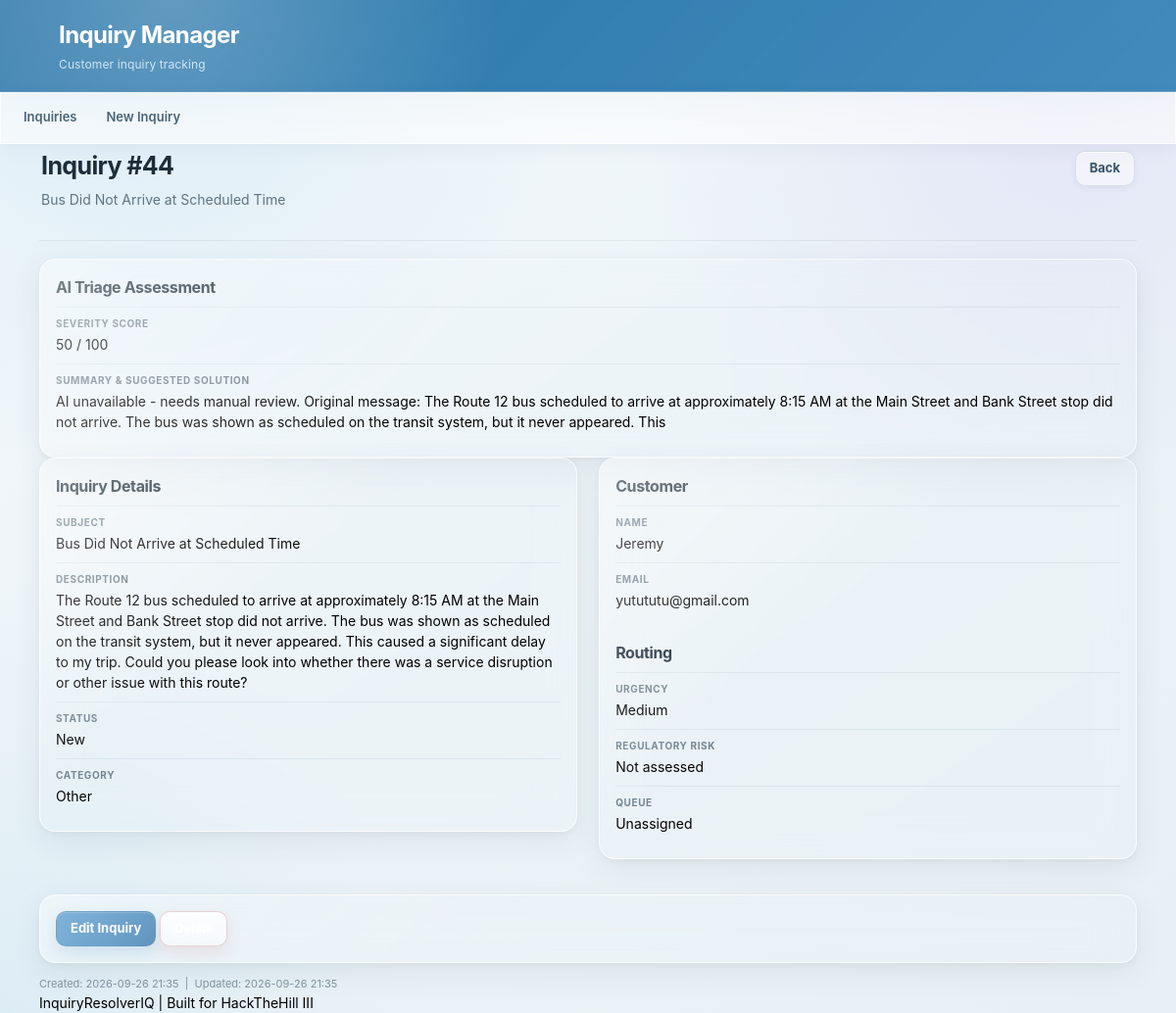
The page /complaints/44 (signed in) on the database its author committed.
### tables this page shows
CREATE TABLE complaints (
    id INTEGER PRIMARY KEY AUTOINCREMENT,
    customer_name TEXT NOT NULL,
    customer_email TEXT,
    subject TEXT NOT NULL,
    description TEXT NOT NULL,
    status TEXT NOT NULL DEFAULT 'New',
    category TEXT NOT NULL DEFAULT 'Other',
    urgency TEXT NOT NULL DEFAULT 'Not assessed',
    regulatory_risk TEXT NOT NULL DEFAULT 'Not assessed',
    assigned_queue TEXT NOT NULL DEFAULT 'Unassigned',
    created_at TEXT NOT NULL DEFAULT CURRENT_TIMESTAMP,
    updated_at TEXT NOT NULL DEFAULT CURRENT_TIMESTAMP
, severity INTEGER DEFAULT 0, ai_summary TEXT DEFAULT '');

### server.py (the view)
@app.route("/complaints/<int:complaint_id>")
def view_complaint(complaint_id):
    if not session.get("is_admin"):
        return redirect(url_for("login"))
    db = get_db()
    complaint = db.execute(
        "SELECT * FROM complaints WHERE id = ?",
        (complaint_id,)
    ).fetchone()
    db.close()
    if complaint is None:
        abort(404)
    return render_template(
        "complaint.html",
        complaint=complaint
    )

### server.py (called while the page is built)
def get_db():
    db = sqlite3.connect(DATABASE)
    db.row_factory = sqlite3.Row
    return db

@app.template_filter("datetime")
def format_datetime(value):
    if not value:
        return ""
    try:
        return datetime.fromisoformat(value).strftime("%Y-%m-%d %H:%M")
    except (ValueError, TypeError):
        return value

### templates/complaint.html (shortened to what this page needs)
{% extends "base.html" %}
{% block content %}
<div class="page-heading">
    <div>
        <h2>Inquiry #{{ complaint["id"] }}</h2>
        <p class="muted">{{ complaint["subject"] }}</p>
    </div>
    <a class="button secondary" href="{{ url_for('index') }}">Back</a>
</div>
<div class="panel">
    <h3>AI Triage Assessment</h3>
    <div class="detail-row">
        <div class="detail-label">Severity Score</div>
        <div class="detail-value">{{ complaint["severity"] }} / 100</div>
    </div>
    <div class="detail-row">
        <div class="detail-label">Summary &amp; Suggested Solution</div>
        <div class="detail-value description">{{ complaint["ai_summary"] }}</div>
    </div>
</div>
<div class="detail-grid">
    <div class="panel">
        <h3>Inquiry Details</h3>
        <div class="detail-row">
            <div class="detail-label">Subject</div>
            <div class="detail-value">{{ complaint["subject"] }}</div>
        </div>
        <div class="detail-row">
            <div class="detail-label">Description</div>
            <div class="detail-value description">{{ complaint["description"] }}</div>
        </div>
        <div class="detail-row">
            <div class="detail-label">Status</div>
            <div class="detail-value">{{ complaint["status"] }}</div>
        </div>
        <div class="detail-row">
            <div class="detail-label">Category</div>
            <div class="detail-value">{{ complaint["category"] }}</div>
        </div>
    </div>
    <div class="panel">
        <h3>Customer</h3>
        <div class="detail-row">
            <div class="detail-label">Name</div>
            <div class="detail-value">{{ complaint["customer_name"] }}</div>
        </div>
        <div class="detail-row">
            <div class="detail-label">Email</div>
            <div class="detail-value">{{ complaint["customer_email"] or "Not provided" }}</div>
        </div>
        <h3 class="section-heading">Routing</h3>
        <div class="detail-row">
            <div class="detail-label">Urgency</div>
            <div class="detail-value">{{ complaint["urgency"] }}</div>
        </div>
        <div class="detail-row">
            <div class="detail-label">Regulatory Risk</div>
            <div class="detail-value">{{ complaint["regulatory_risk"] }}</div>
        </div>
        <div class="detail-row">
            <div class="detail-label">Queue</div>
            <div class="detail-value">{{ complaint["assigned_queue"] }}</div>
        </div>
    </div>
</div>
<div class="panel actions-panel">
    <a class="button primary" href="{{ url_for('edit_complaint', complaint_id=complaint['id']) }}">Edit Inquiry</a>
    <form class="inline-form delete-form" method="post"
          action="{{ url_for('delete_complaint', complaint_id=complaint['id']) }}">
        <input class="button danger" type="submit" value="Delete"
               onclick="return confirmDelete();">
    </form>
</div>
<div class="timestamps">
    Created: {{ complaint["created_at"]|datetime }}
    {% if complaint["updated_at"] %}
    &nbsp;|&nbsp; Updated: {{ complaint["updated_at"]|datetime }}
    {% endif %}
</div>
{% endblock %}

### rows shown on the page
complaints: id "44", subject "Bus Did Not Arrive at Scheduled Time", severity "50", ai_summary "AI unavailable - needs manual review. Original message: The Route 12 bus scheduled to arrive at approximately 8:15 AM at the Main Street and Bank Street stop did not arrive. The bus was shown as scheduled on the transit system, but it never appeared. This", description "The Route 12 bus scheduled to arrive at approximately 8:15 AM at the Main Street and Bank Street stop did not arrive. The bus was shown as scheduled on the transit system, but it never appeared. This caused a significant delay to my trip. Could you please look into whether there was a service disruption or other issue with this route?", status "New", category "Other", customer_name "Jeremy", customer_email "yutututu@gmail.com", urgency "Medium", regulatory_risk "Not assessed", assigned_queue "Unassigned", created_at "2026-09-26 21:35", updated_at "2026-09-26 21:35"
